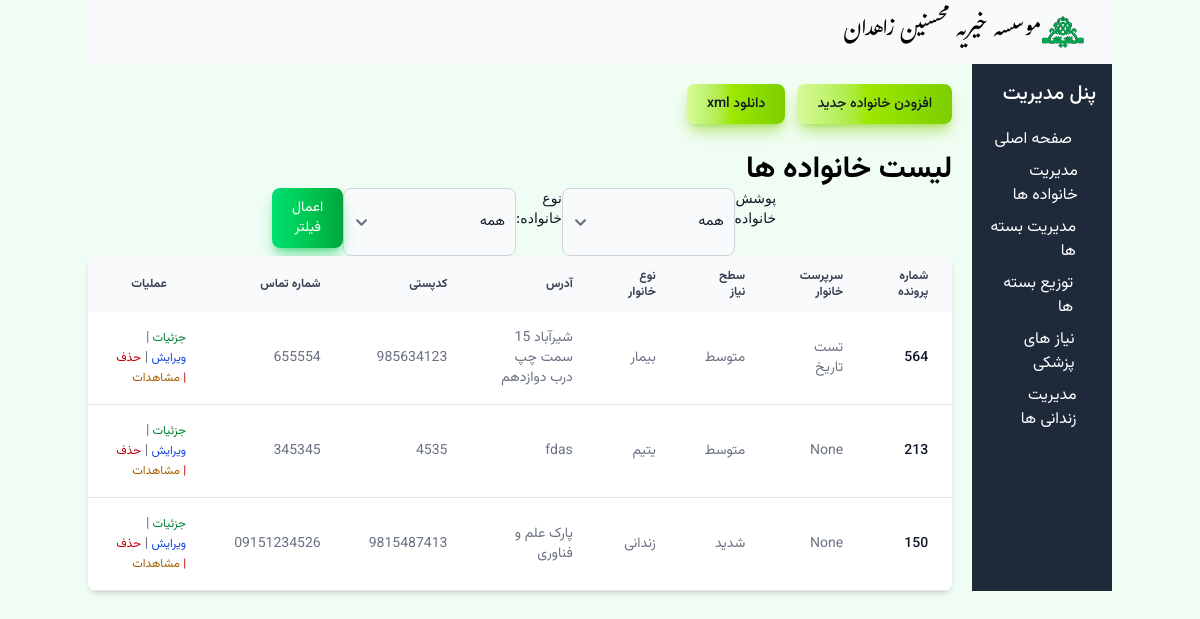
Page /families/ on the earlier database version.
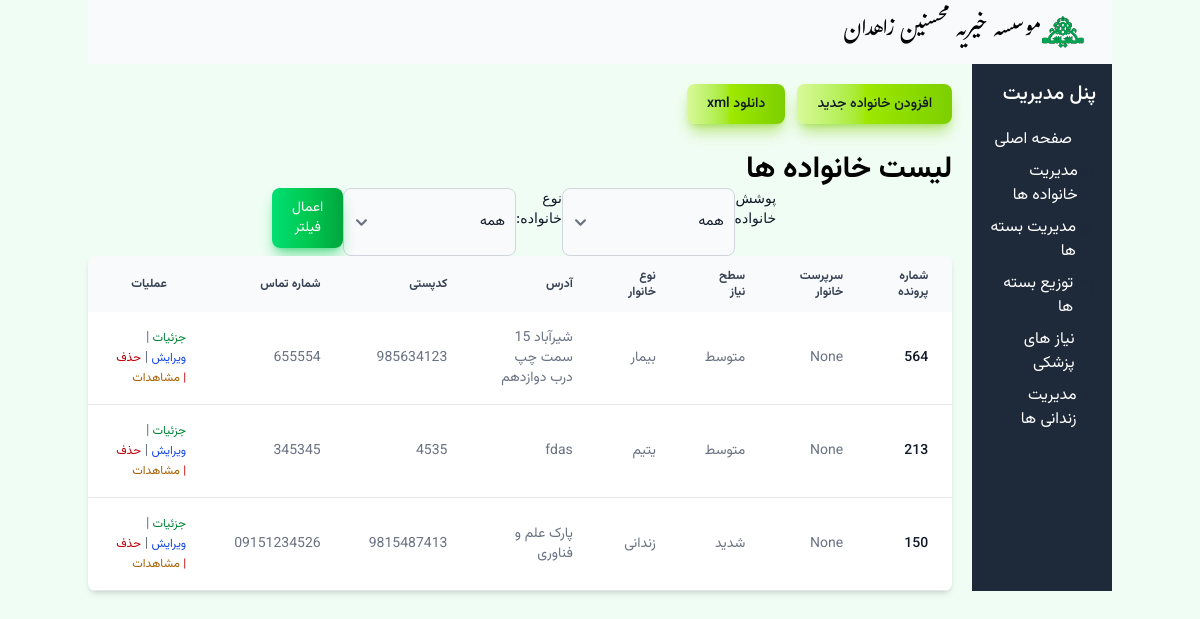
Same page on the later database version.
### Mohsenin/models.py (models this page shows)
class Family(models.Model):
    doc_code = models.IntegerField('شماره پرونده')
    need_level = models.IntegerField('سطح نیاز', default=1, choices=NEED_LEVEL_CHOICE)
    family_type = models.IntegerField('نوع نیازمندی', default=1, choices=FAMILY_TYPE_CHOICES)
    guardian = models.ForeignKey('Person', verbose_name='سرپرست خانوار', on_delete=models.SET_NULL, related_name='guardianship', null=True)
    address = models.CharField('آدرس',max_length=255)
    contact_number = models.CharField('شماره تماس',max_length=15, blank=True, null=True)
    postal_code = models.CharField('کدپستی',max_length=10, blank=True, null= True)
    distlist = models.ForeignKey(Dist, verbose_name='لیست توزیع',on_delete=models.SET_NULL, null=True)
    is_active = models.BooleanField('تحت پوشش',default=True)  # To track if the family is currently receiving support

class Person(models.Model):
    family = models.ForeignKey(Family, related_name='members', on_delete=models.CASCADE)
    first_name = models.CharField('نام',max_length=50)
    last_name = models.CharField('نام خانوادگی',max_length=50)
    father_name = models.CharField('', max_length=50)
    national_id = models.CharField('شماره ملی', max_length=10)
    birth_date = models.DateField('تاریخ تولد') #TODO: USE django-jalali
    is_orphan = models.BooleanField('یتیم')
    is_guardian = models.BooleanField(default=False)
    def __str__(self):
        return self.first_name

### Mohsenin/views.py (the view)
# urls.py: path('families/', views.FamilyListView.as_view(), name='family_list'),
class FamilyListView(ListView):
    model = Family
    template_name = 'Family/family_list.html'
    context_object_name = 'families'
    def get_queryset(self):
        queryset = super().get_queryset()
        active_filter = self.request.GET.get('active_filter')
        if active_filter == 'active':
            queryset = queryset.filter(is_active=True)
        elif active_filter == 'not_active':
            queryset = queryset.filter(is_active=False)
        elif active_filter is None:
            queryset = queryset.filter(is_active=True)
        family_type = self.request.GET.get('family_type')
        if family_type and family_type != 'all':
            queryset = queryset.filter(family_type=family_type)
        return queryset

### Mohsenin/templates/Family/family_list.html (shortened to what the changed rows need)
{% extends "base.html" %}
{% block content %}
<h2 class="vazir-bold text-3xl">لیست خانواده ها</h2>
<div class="relative overflow-x-auto shadow-md sm:rounded-lg">
<table class="w-full text-sm text-left rtl:text-right text-gray-500 dark:text-gray-400">
    <thead class="text-xs text-gray-700 uppercase bg-gray-50 dark:bg-gray-700 dark:text-gray-400">
    <tr class='vazir-semibold'>
        <th scope="col" class="px-6 py-3 text-end">شماره پرونده</th>
        <th scope="col" class="px-6 py-3 text-right">سرپرست خانوار</th>
        <th scope="col" class="px-6 py-3 text-right">سطح نیاز</th>
        <th scope="col" class="px-6 py-3 text-right">نوع خانوار</th>
        <th scope="col" class="px-6 py-3 text-right">آدرس </th>
        <th scope="col" class="px-6 py-3 text-right">کدپستی</th>
        <th scope="col" class="px-6 py-3 text-right">شماره تماس</th>
        <th scope="col" class="px-6 py-3 text-center no-print">عملیات</th>
    </tr>
</thead>
<tbody>
    {% for family in families %}
    <tr class="bg-white border-b dark:bg-gray-800 dark:border-gray-700 border-gray-200 hover:bg-gray-50 dark:hover:bg-gray-600 vazir-normal">
        <th scope="row" class="px-6 py-4 font-medium text-gray-900 whitespace-nowrap dark:text-white">{{ family.doc_code }}</th>
        <td class="px-6 py-4">{{ family.guardian }}</td>
        <td class="px-6 py-4">{{ family.get_need_level_display }}</td>
        <td class="px-6 py-4">{{ family.get_family_type_display}}</td>
        <td class="px-6 py-4">{{ family.address }}</td>
        <td class="px-6 py-4">{{ family.postal_code}}</td>
        <td class="px-6 py-4">{{ family.contact_number }}</td>
        <td  class="px-6 py-4 no-print">
            <a href="{% url 'family_detail' family.pk %}" class="text-green-700 text-xs">جزئیات
              </a> |
            <a href="{% url 'family_update' family.pk %}" class="text-blue-700 text-xs">ویرایش
              </a> |
            <a href="{% url 'family_deactivate' family.pk %}"class="text-red-700 text-xs">حذف
                |
            </a>
            <a href="{% url 'observation_list' family.pk %}"class="text-yellow-700 text-xs">مشاهدات
            </a>
        </td>
    </tr>
    {% endfor %}
</tbody>
</table>
</div>
{% endblock %}

Differences in the rows shown:
changed Family "بیمار": guardian "تست تاریخ" → "None"
